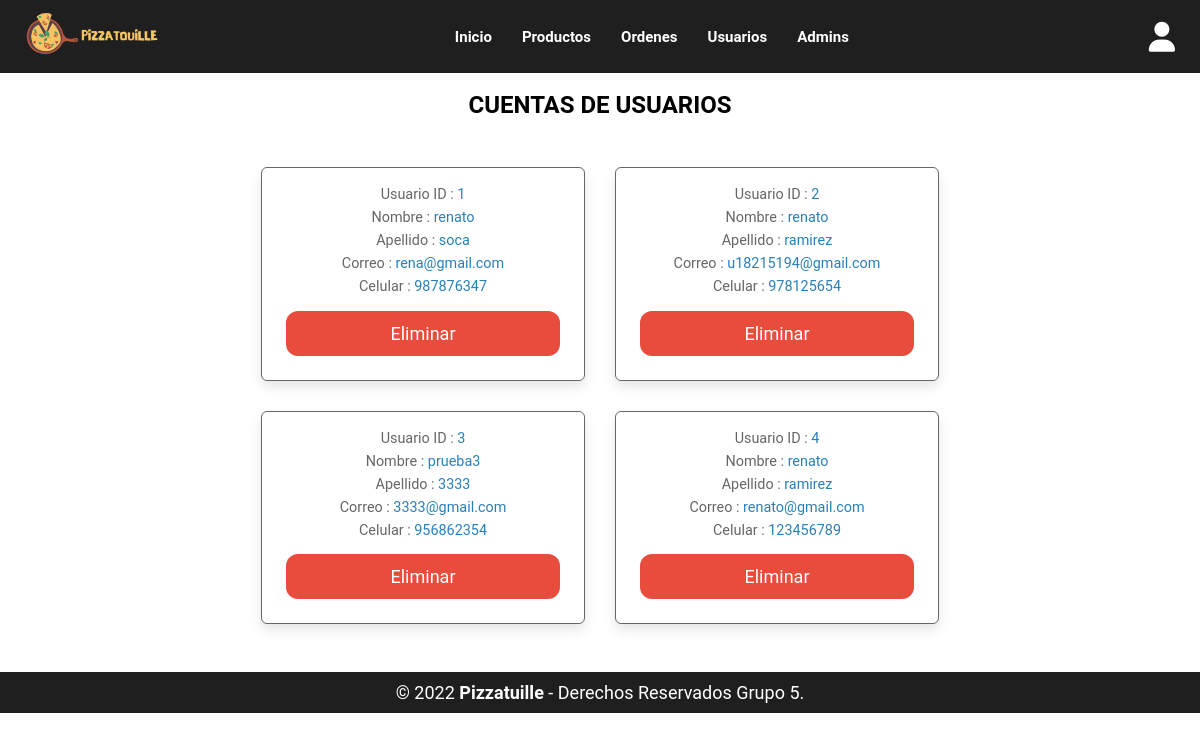
The app's page /back/admin_usuarios.php (signed in) with its own data.
### tables this page shows
CREATE TABLE `usuario` (
  `id` int(100) NOT NULL,
  `nombre` varchar(20) NOT NULL,
  `apellido` varchar(20) NOT NULL,
  `correo` varchar(50) NOT NULL,
  `celular` varchar(11) NOT NULL,
  `contraseña` varchar(50) NOT NULL,
  `direccion` varchar(100) NOT NULL
);

### back/admin_usuarios.php (the view, shortened to what this page needs)
<?php
include '../BD/conexion.php';
?>
<!DOCTYPE html>
<html lang="es">
<head>
   <link rel="stylesheet" href="https://cdnjs.cloudflare.com/ajax/libs/font-awesome/6.1.1/css/all.min.css">
   <link rel="stylesheet" href="../css/admin_style.css">
</head>
<body>
   <?php include './admin_header.php' ?>
   <section class="cuenta_usuarios">
      <h1 class="titulo">Cuentas de Usuarios</h1>
      <div class="container">
         <?php
            $select_usuario = $conn->prepare("SELECT * FROM `usuario`");
            $select_usuario->execute();
            if($select_usuario->rowCount() > 0){
               while($fetch_usuario = $select_usuario->fetch(PDO::FETCH_ASSOC)){
         ?>
         <div class="box">
            <p> Usuario ID : <span><?= $fetch_usuario['id']; ?></span> </p>
            <p> Nombre : <span><?= $fetch_usuario['nombre']; ?></span> </p>
            <p> Apellido : <span><?= $fetch_usuario['apellido']; ?></span> </p>
            <p> Correo : <span><?= $fetch_usuario['correo']; ?></span> </p>
            <p> Celular : <span><?= $fetch_usuario['celular']; ?></span> </p>
            <a href="./admin_usuarios.php?delete=<?= $fetch_usuario['id']; ?>" onclick="return confirm('Eliminar esta cuenta?')"
               class="btn-salir">Eliminar</a>
         </div>
         <?php
               }
            }else{
               echo '<p class="vacio">No hay Usuarios Registrados!!!</p>';
            }
         ?>
      </div>
   </section>
   <?php include './admin_footer.php'; ?>
</body>
</html>

### css/admin_style.css (style rules this page uses)
* { margin: 0; padding: 0; box-sizing: border-box; }
body { font-family: 'Roboto', sans-serif; margin: 0; padding: 0; }
html { font-size: 75%; }
:root { --botones:#2980b9; --rojo:#e74c3c; --naranja:#f39c12; --negro:#333; --blanco:#fff; --blanco-bg:#f5f5f5; --neg-claro:#666; --bordes:.1rem solid var(--neg-claro); --sombras:0 .5rem 1rem rgba(0,0,0,.1); }
.titulo { text-align: center; margin-bottom: 2rem; font-size: 2rem; color:#000; text-transform: uppercase; }
.btn-salir, .btn-actualizar, .btn { display: block; width: 100%; margin-top: 1.3rem; border-radius: 1rem; padding:1rem 2rem; font-size: 1.5rem; color:#fff; cursor: pointer; text-decoration: none; text-align: center; }
.btn-salir { background-color: #e74c3c; }
.cuenta_usuarios { padding-top: 1.5rem; }
.cuenta_usuarios .container { display: grid; grid-template-columns: repeat(auto-fit, 27rem); gap:2.5rem; align-items: flex-start; justify-content: center; margin: 4rem 10rem; }
.cuenta_usuarios .container .box { padding:2rem; padding-top: 1rem; border-radius: .5rem; text-align: center; border:var(--bordes); background-color: var(--blanco); box-shadow: var(--sombras); }
.cuenta_usuarios .container .box p { font-size: 1.2rem; color:var(--neg-claro); margin: .5rem 0; }
.cuenta_usuarios .container .box p span { color:var(--botones); }

### records on screen
usuario: id "1", nombre "renato", apellido "soca", correo "rena@gmail.com", celular "987876347"
usuario: id "2", nombre "renato", apellido "ramirez", correo "u18215194@gmail.com", celular "978125654"
usuario: id "3", nombre "prueba3", apellido "3333", correo "3333@gmail.com", celular "956862354"
usuario: id "4", nombre "renato", apellido "ramirez", correo "renato@gmail.com", celular "123456789"
